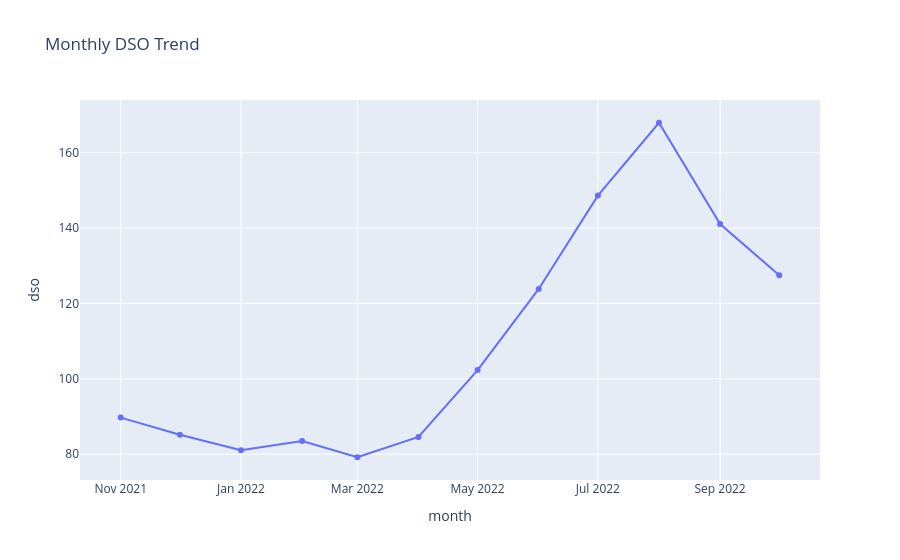

The notebook cell saved with this chart:
### Markdown cell above
## 8. DSO Trend (Part D)

### Code cell
# DSO Calculation
df['issue_month'] = df['issue_date'].dt.to_period('M')
dates = pd.period_range(start=df['issue_date'].min().to_period('M'), end=df['issue_date'].max().to_period('M'), freq='M')
dso_data = []

for period in dates:
    month_end = period.to_timestamp(how='end')
    lookback_start = month_end - timedelta(days=90)
    credit_sales_window = df[(df['issue_date'] >= lookback_start) & (df['issue_date'] <= month_end)]['total_amount'].sum()
    ar_at_end = df[
        (df['issue_date'] <= month_end) & 
        ((df['paid_on_date'] > month_end) | (df['paid_on_date'].isnull()))
    ]['total_amount'].sum()
    dso = (ar_at_end / credit_sales_window) * 90 if credit_sales_window > 0 else 0
    dso_data.append({'month': str(period), 'dso': dso})

dso_df = pd.DataFrame(dso_data)
fig = px.line(dso_df, x='month', y='dso', markers=True, title='Monthly DSO Trend')
fig.show()

### Figure 1 — Plotly figure (JSON) as saved in the notebook; plotly's stock layout.template omitted (floating-point values rounded to 4 significant figures)
{"data": [{"hovertemplate": "month=%{x}<br>dso=%{y}<extra></extra>", "legendgroup": "", "line": {"color": "#636efa", "dash": "solid"}, "marker": {"symbol": "circle"}, "mode": "lines+markers", "name": "", "orientation": "v", "showlegend": false, "type": "scatter", "x": ["2021-11", "2021-12", "2022-01", "2022-02", "2022-03", "2022-04", "2022-05", "2022-06", "2022-07", "2022-08", "2022-09", "2022-10"], "xaxis": "x", "y": [89.71, 85.15, 81.04, 83.48, 79.19, 84.56, 102.3, 123.9, 148.6, 168.0, 141.1, 127.5], "yaxis": "y"}], "layout": {"legend": {"tracegroupgap": 0}, "title": {"text": "Monthly DSO Trend"}, "xaxis": {"anchor": "y", "domain": [0, 1], "title": {"text": "month"}}, "yaxis": {"anchor": "x", "domain": [0, 1], "title": {"text": "dso"}}}}
